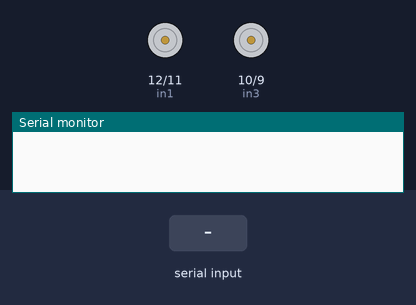
A sketch run on a simulated Arduino Uno, built with avr-gcc and run on an emulated ATmega328P. On the bench: motor-driver pin pairs drawn as motors (green arrow = first pin HIGH = forward, orange = second pin HIGH = backward, longer = more drive, scaled by the enable pin), the last lines printed to the serial monitor. The test bench sets the inputs (shaded band).

Above: at 1.2 s.
1.3 s: "F" received over Serial
At 1.7 s:
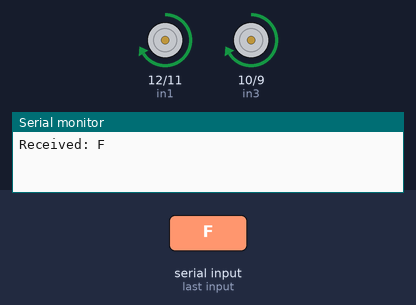
2.8 s: "B" received over Serial
At 4.0 s:
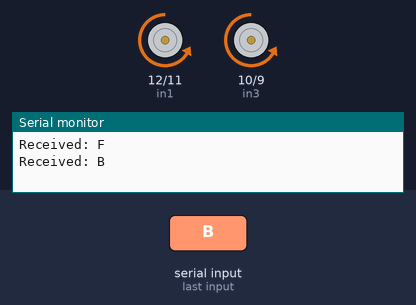
4.3 s: "R" received over Serial
At 5.2 s:
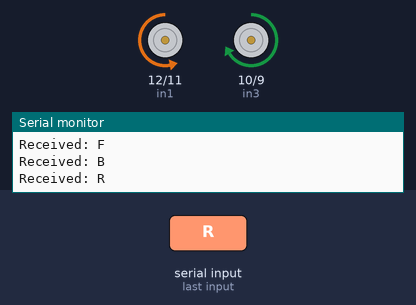
5.8 s: "L" received over Serial
At 6.3 s:
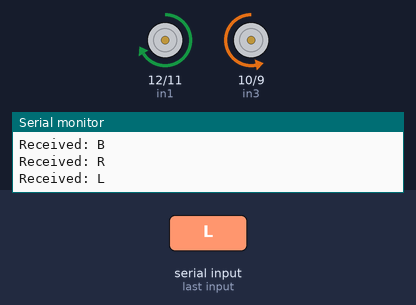
7.3 s: "G" received over Serial
At 8.5 s:
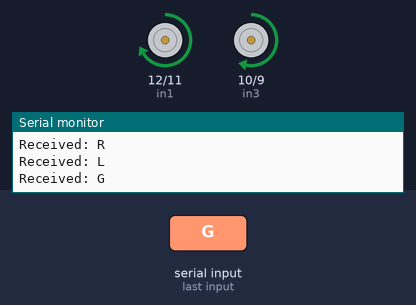
8.8 s: "I" received over Serial
At 9.8 s:
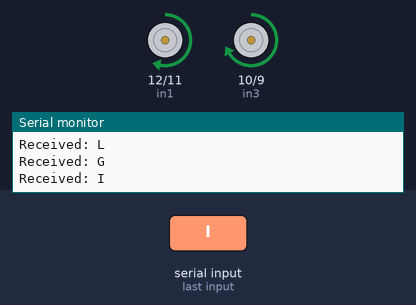
Timing chart, 0 to 11.3 s (numbered marks = the images above; inputs shaded):
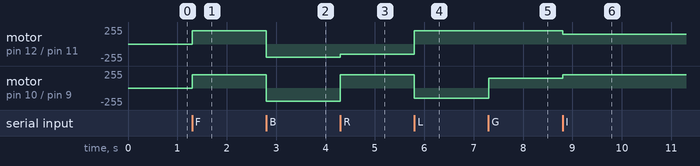

The sketch:

main.ino
```cpp
// Motor A connections (right side)
int enA = 6;  // Enable pin for motor A (PWM)
int in1 = 12; // Input 1 for motor A
int in2 = 11; // Input 2 for motor A

// Motor B connections (left side)
int enB = 5;  // Enable pin for motor B (PWM)
int in3 = 10; // Input 3 for motor B
int in4 = 9;  // Input 4 for motor B

char command;

void setup()
{
  // Initialize all motor control pins as outputs
  pinMode(enA, OUTPUT);
  pinMode(enB, OUTPUT);
  pinMode(in1, OUTPUT);
  pinMode(in2, OUTPUT);
  pinMode(in3, OUTPUT);
  pinMode(in4, OUTPUT);

  // Initialize Serial communication at 9600 baud rate
  Serial.begin(9600);

  // Stop the motors initially
  stopMotors();
}

void loop()
{
  if(Serial.available() > 0)
  {
    command = Serial.read();
    Serial.print("Received: "); // Debug feedback
    Serial.println(command);

    switch(command) {
      case 'F': // Move Forward
        moveForward();
        break;
      case 'B': // Move Backward
        moveBackward();
        break;
      case 'R': // Turn Right
        turnRight();
        break;
      case 'L': // Turn Left
        turnLeft();
        break;
      case 'S': // Stop
        stopMotors();
        break;
      case 'G': // Forward Left (often used in apps)
        forwardLeft();
        break;
      case 'I': // Forward Right (often used in apps)
        forwardRight();
        break;
      case 'H': // Backward Left (often used in apps)
        backwardLeft();
        break;
      case 'J': // Backward Right (often used in apps)
        backwardRight();
        break;
    }
  }
}

// Motor control functions
void moveForward() {
  // Right motor forward
  digitalWrite(in1, HIGH);
  digitalWrite(in2, LOW);
  // Left motor forward
  digitalWrite(in3, HIGH);
  digitalWrite(in4, LOW);
  // Set speed (0-255)
  analogWrite(enA, 200);
  analogWrite(enB, 200);
}

void moveBackward() {
  // Right motor backward
  digitalWrite(in1, LOW);
  digitalWrite(in2, HIGH);
  // Left motor backward
  digitalWrite(in3, LOW);
  digitalWrite(in4, HIGH);
  // Set speed
  analogWrite(enA, 200);
  analogWrite(enB, 200);
}

void turnRight() {
  // Right motor stop (or backward for sharper turn)
  digitalWrite(in1, LOW);
  digitalWrite(in2, HIGH);
  // Left motor forward
  digitalWrite(in3, HIGH);
  digitalWrite(in4, LOW);
  // Set speed
  analogWrite(enA, 150);
  analogWrite(enB, 200);
}

void turnLeft() {
  // Right motor forward
  digitalWrite(in1, HIGH);
  digitalWrite(in2, LOW);
  // Left motor stop (or backward for sharper turn)
  digitalWrite(in3, LOW);
  digitalWrite(in4, HIGH);
  // Set speed
  analogWrite(enA, 200);
  analogWrite(enB, 150);
}

void forwardRight() {
  // Right motor slower
  digitalWrite(in1, HIGH);
  digitalWrite(in2, LOW);
  // Left motor faster
  digitalWrite(in3, HIGH);
  digitalWrite(in4, LOW);
  analogWrite(enA, 150);
  analogWrite(enB, 200);
}

void forwardLeft() {
  // Right motor faster
  digitalWrite(in1, HIGH);
  digitalWrite(in2, LOW);
  // Left motor slower
  digitalWrite(in3, HIGH);
  digitalWrite(in4, LOW);
  analogWrite(enA, 200);
  analogWrite(enB, 150);
}

void backwardRight() {
  // Right motor slower backward
  digitalWrite(in1, LOW);
  digitalWrite(in2, HIGH);
  // Left motor faster backward
  digitalWrite(in3, LOW);
  digitalWrite(in4, HIGH);
  analogWrite(enA, 150);
  analogWrite(enB, 200);
}

void backwardLeft() {
  // Right motor faster backward
  digitalWrite(in1, LOW);
  digitalWrite(in2, HIGH);
  // Left motor slower backward
  digitalWrite(in3, LOW);
  digitalWrite(in4, HIGH);
  analogWrite(enA, 200);
  analogWrite(enB, 150);
}

void stopMotors() {
  // All motors stop
  digitalWrite(in1, LOW);
  digitalWrite(in2, LOW);
  digitalWrite(in3, LOW);
  digitalWrite(in4, LOW);
  analogWrite(enA, 0);
  analogWrite(enB, 0);
}
```

Measured:
- after the input at 1.3 s, motor on pin 12 (in1) / pin 11 (in2), motor on pin 10 (in3) / pin 9 (in4): stopped → forward 200/255 at once
- after the input at 2.8 s, motor on pin 12 (in1) / pin 11 (in2), motor on pin 10 (in3) / pin 9 (in4): forward 200/255 → backward 200/255 at once
- after the input at 4.3 s, motor on pin 12 (in1) / pin 11 (in2): backward 200/255 → backward 150/255 at once; motor on pin 10 (in3) / pin 9 (in4): backward 200/255 → forward 200/255 at once
- after the input at 5.8 s, motor on pin 12 (in1) / pin 11 (in2): backward 150/255 → forward 200/255 at once; motor on pin 10 (in3) / pin 9 (in4): forward 200/255 → backward 150/255 at once
- after the input at 7.3 s, motor on pin 10 (in3) / pin 9 (in4): backward 150/255 → forward 150/255 at once
- after the input at 8.8 s, motor on pin 12 (in1) / pin 11 (in2): forward 200/255 → forward 150/255 at once; motor on pin 10 (in3) / pin 9 (in4): forward 150/255 → forward 200/255 at once
